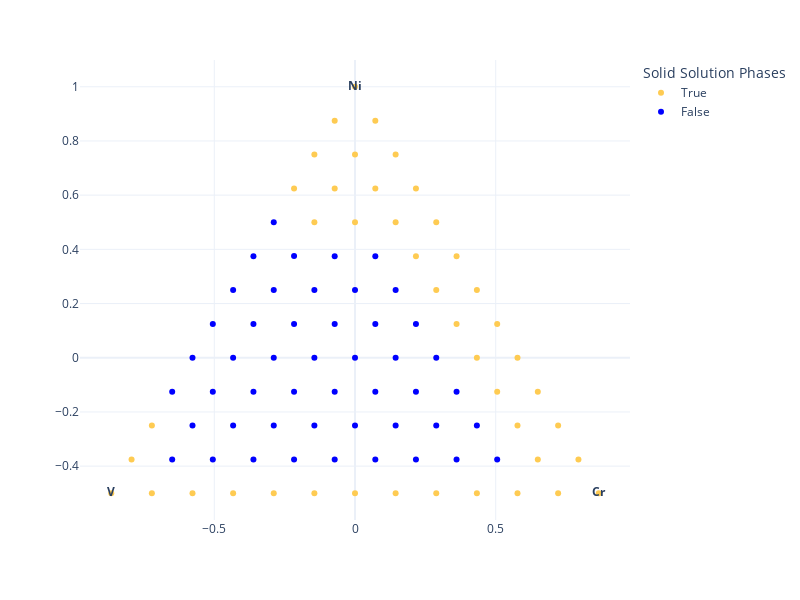

The code cell stored with this chart in its notebook:
### Code cell
pureComponentIndices = nimplex.pure_component_indexes_py(3, 12)
labels = ['']*len(gridAtt_projected_df)
for comp, idx in zip(["Ni", "Cr", "V"], pureComponentIndices):
    labels[idx] = "<b>"+comp+"</b>"
fig = px.scatter(gridAtt_projected_df, x='x', y='y', color=gridFeasible22, text=labels, 
              template='plotly_white', width=800, height=600, color_discrete_map=color_map, 
              labels={'color':'Solid Solution Phases', 'x':'', 'y':''})
fig.show()

### Figure 1 — Plotly figure (JSON) as saved in the notebook; plotly's stock layout.template omitted (floating-point values rounded to 4 significant figures)
{"data": [{"hovertemplate": "Solid Solution Phases=True<br>=%{y}<br>text=%{text}<extra></extra>", "legendgroup": "True", "marker": {"color": "#FECB52", "symbol": "circle"}, "mode": "markers+text", "name": "True", "orientation": "v", "showlegend": true, "text": ["<b>V</b>", "", "", "", "", "", "", "", "", "", "", "", "<b>Cr</b>", "", "", "", "", "", "", "", "", "", "", "", "", "", "", "", "", "", "", "", "", "", "", "", "", "", "", "", "", "", "<b>Ni</b>"], "type": "scatter", "x": [-0.866, -0.7217, -0.5774, -0.433, -0.2887, -0.1443, 0, 0.1443, 0.2887, 0.433, 0.5774, 0.7217, 0.866, -0.7939, 0.6495, 0.7939, -0.7217, 0.5774, 0.7217, 0.5052, 0.6495, 0.433, 0.5774, 0.3608, 0.5052, 0.2887, 0.433, 0.2165, 0.3608, -0.1443, 8.012e-18, 0.1443, 0.2887, -0.2165, -0.07217, 0.07217, 0.2165, -0.1443, 4.006e-18, 0.1443, -0.07217, 0.07217, 0], "xaxis": "x", "y": [-0.5, -0.5, -0.5, -0.5, -0.5, -0.5, -0.5, -0.5, -0.5, -0.5, -0.5, -0.5, -0.5, -0.375, -0.375, -0.375, -0.25, -0.25, -0.25, -0.125, -0.125, -3.469e-17, 0, 0.125, 0.125, 0.25, 0.25, 0.375, 0.375, 0.5, 0.5, 0.5, 0.5, 0.625, 0.625, 0.625, 0.625, 0.75, 0.75, 0.75, 0.875, 0.875, 1], "yaxis": "y"}, {"hovertemplate": "Solid Solution Phases=False<br>=%{y}<br>text=%{text}<extra></extra>", "legendgroup": "False", "marker": {"color": "blue", "symbol": "circle"}, "mode": "markers+text", "name": "False", "orientation": "v", "showlegend": true, "text": ["", "", "", "", "", "", "", "", "", "", "", "", "", "", "", "", "", "", "", "", "", "", "", "", "", "", "", "", "", "", "", "", "", "", "", "", "", "", "", "", "", "", "", "", "", "", "", ""], "type": "scatter", "x": [-0.6495, -0.5052, -0.3608, -0.2165, -0.07217, 0.07217, 0.2165, 0.3608, 0.5052, -0.5774, -0.433, -0.2887, -0.1443, -1.602e-17, 0.1443, 0.2887, 0.433, -0.6495, -0.5052, -0.3608, -0.2165, -0.07217, 0.07217, 0.2165, 0.3608, -0.5774, -0.433, -0.2887, -0.1443, 1.602e-17, 0.1443, 0.2887, -0.5052, -0.3608, -0.2165, -0.07217, 0.07217, 0.2165, -0.433, -0.2887, -0.1443, 0, 0.1443, -0.3608, -0.2165, -0.07217, 0.07217, -0.2887], "xaxis": "x", "y": [-0.375, -0.375, -0.375, -0.375, -0.375, -0.375, -0.375, -0.375, -0.375, -0.25, -0.25, -0.25, -0.25, -0.25, -0.25, -0.25, -0.25, -0.125, -0.125, -0.125, -0.125, -0.125, -0.125, -0.125, -0.125, 0, -5.551e-17, 0, -2.776e-17, 0, -2.776e-17, -1.388e-17, 0.125, 0.125, 0.125, 0.125, 0.125, 0.125, 0.25, 0.25, 0.25, 0.25, 0.25, 0.375, 0.375, 0.375, 0.375, 0.5], "yaxis": "y"}], "layout": {"height": 600, "legend": {"title": {"text": "Solid Solution Phases"}, "tracegroupgap": 0}, "margin": {"t": 60}, "width": 800, "xaxis": {"anchor": "y", "domain": [0, 1], "title": {"text": ""}}, "yaxis": {"anchor": "x", "domain": [0, 1], "title": {"text": ""}}}}
